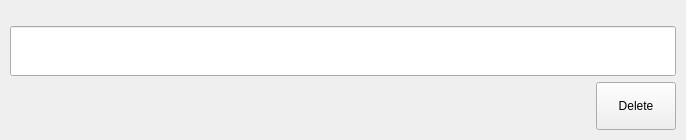
<?xml version="1.0" encoding="UTF-8"?>
<ui version="4.0">
 <class>NoteButton</class>
 <widget class="QWidget" name="NoteButton">
  <property name="geometry">
   <rect>
    <x>0</x>
    <y>0</y>
    <width>686</width>
    <height>140</height>
   </rect>
  </property>
  <property name="sizePolicy">
   <sizepolicy hsizetype="Expanding" vsizetype="Maximum">
    <horstretch>0</horstretch>
    <verstretch>0</verstretch>
   </sizepolicy>
  </property>
  <property name="minimumSize">
   <size>
    <width>300</width>
    <height>120</height>
   </size>
  </property>
  <property name="windowTitle">
   <string>Form</string>
  </property>
  <layout class="QVBoxLayout" name="verticalLayout" stretch="1,3,3">
   <property name="spacing">
    <number>6</number>
   </property>
   <property name="leftMargin">
    <number>10</number>
   </property>
   <property name="topMargin">
    <number>10</number>
   </property>
   <property name="rightMargin">
    <number>10</number>
   </property>
   <property name="bottomMargin">
    <number>10</number>
   </property>
   <item>
    <spacer name="verticalSpacer_2">
     <property name="orientation">
      <enum>Qt::Vertical</enum>
     </property>
     <property name="sizeHint" stdset="0">
      <size>
       <width>20</width>
       <height>30</height>
      </size>
     </property>
    </spacer>
   </item>
   <item>
    <widget class="QLineEdit" name="titleEdit">
     <property name="sizePolicy">
      <sizepolicy hsizetype="Expanding" vsizetype="Expanding">
       <horstretch>0</horstretch>
       <verstretch>0</verstretch>
      </sizepolicy>
     </property>
     <property name="minimumSize">
      <size>
       <width>0</width>
       <height>50</height>
      </size>
     </property>
    </widget>
   </item>
   <item>
    <layout class="QHBoxLayout" name="horizontalLayout_3">
     <item>
      <layout class="QVBoxLayout" name="verticalLayout_2">
       <property name="spacing">
        <number>2</number>
       </property>
       <item>
        <widget class="QLabel" name="creationTime">
         <property name="enabled">
          <bool>true</bool>
         </property>
         <property name="sizePolicy">
          <sizepolicy hsizetype="Maximum" vsizetype="Preferred">
           <horstretch>0</horstretch>
           <verstretch>0</verstretch>
          </sizepolicy>
         </property>
         <property name="text">
          <string/>
         </property>
        </widget>
       </item>
       <item>
        <widget class="QLabel" name="modificationTime">
         <property name="sizePolicy">
          <sizepolicy hsizetype="Maximum" vsizetype="Preferred">
           <horstretch>0</horstretch>
           <verstretch>0</verstretch>
          </sizepolicy>
         </property>
         <property name="text">
          <string/>
         </property>
        </widget>
       </item>
      </layout>
     </item>
     <item>
      <spacer name="horizontalSpacer">
       <property name="orientation">
        <enum>Qt::Horizontal</enum>
       </property>
       <property name="sizeHint" stdset="0">
        <size>
         <width>40</width>
         <height>20</height>
        </size>
       </property>
      </spacer>
     </item>
     <item>
      <widget class="QPushButton" name="deleteButton">
       <property name="sizePolicy">
        <sizepolicy hsizetype="Preferred" vsizetype="Preferred">
         <horstretch>0</horstretch>
         <verstretch>0</verstretch>
        </sizepolicy>
       </property>
       <property name="maximumSize">
        <size>
         <width>16777215</width>
         <height>16777215</height>
        </size>
       </property>
       <property name="text">
        <string>Delete</string>
       </property>
      </widget>
     </item>
    </layout>
   </item>
  </layout>
 </widget>
 <resources/>
 <connections/>
</ui>
